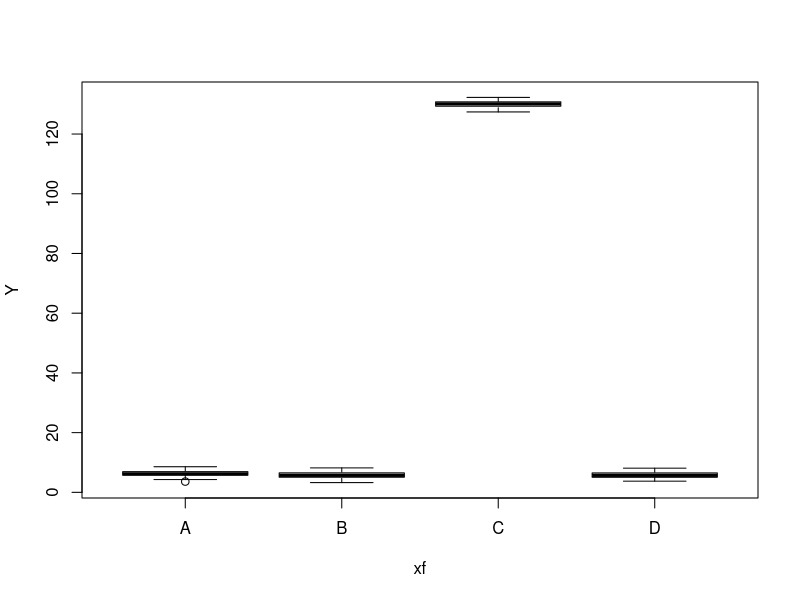

This chart was generated by the following R code:
# Title     : TODO
# Objective : TODO
# Created by: carloscaro
# Created on: 2020-06-06

# Initial setup
X = matrix(data=c(rep(1,500),
                  c(rep(1,110),rep(0,390)),
                  c(rep(0,110),rep(1,130),rep(0,260)),
                  c(rep(0,240),rep(1,140),rep(0,120)),
                  c(rep(0,380),rep(1,120))),ncol=5)

B = matrix(data=c(5,1.2,0.8,125,0.75),ncol=1)
Y = X%*%B + matrix(data=rnorm(500),ncol=1)

xf = factor(c(rep('A',110),rep('B',130),rep('C',140),
              rep('D',120)))

# Boxplot
boxplot(Y~xf)
# Model
mod = lm(Y ~ xf)

# Conclusions
# 2. Yes, the actor is influenial, greatly by C

# 3. Comparing the effect by pair


